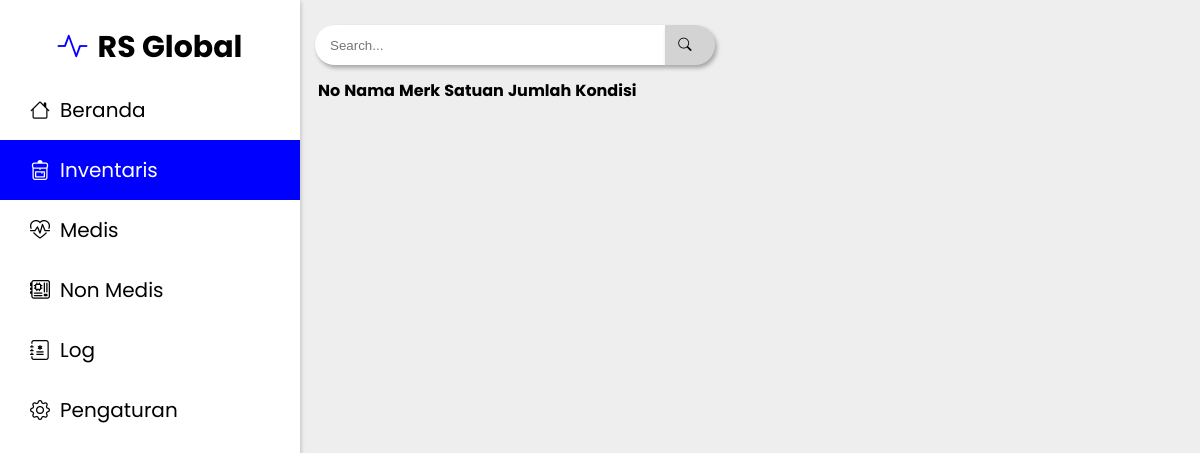
Before: /inventaris.php with the older database file.
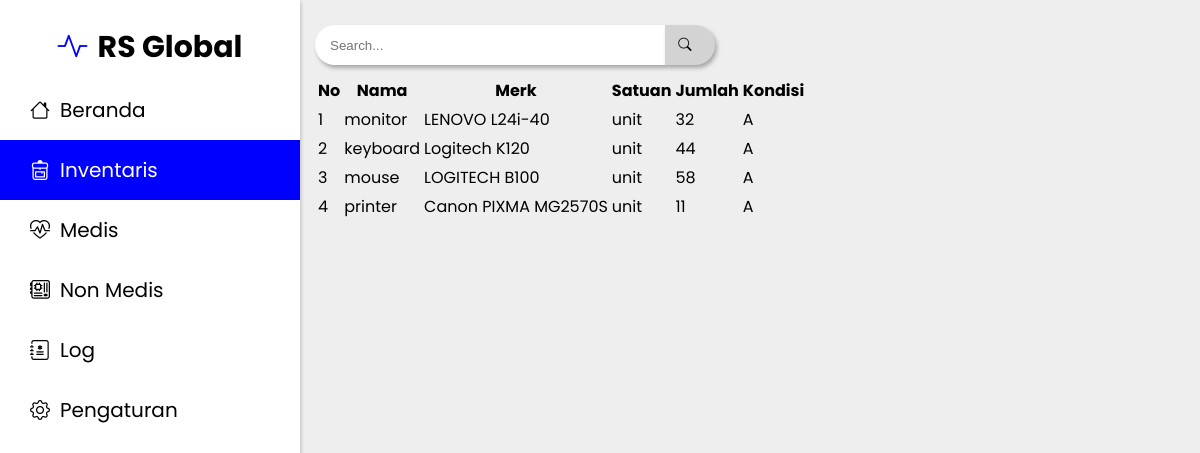
After: the same page with the newer database file.
### tables this page shows
CREATE TABLE `barang_nonmedis` (
  `no` int(11) NOT NULL,
  `nama` varchar(50) NOT NULL,
  `merk` varchar(50) NOT NULL,
  `satuan` varchar(50) NOT NULL,
  `jumlah` int(11) NOT NULL,
  `kondisi` char(3) NOT NULL
);

### inventaris.php (the view, shortened to what this page needs)
<?php
    include_once("koneksi.php");
    $query = mysqli_query($koneksi, "SELECT * FROM barang_nonmedis");
?>
<!DOCTYPE html>
<html lang="en">
<head>
    <link rel="stylesheet" href="style.css">
    <link rel="stylesheet" href="https://cdn.jsdelivr.net/npm/bootstrap-icons@1.11.1/font/bootstrap-icons.css">
</head>
<body>
    <div class="sidebar">
        <div class="container">
            <span class="logo"><h2><i class="bi bi-activity"></i>RS Global</h2></span>
            <div class="nav">
                <a href="index.php"><i class="bi bi-house"></i> Beranda</a>
                <a href="inventaris.php" style="background-color: blue; color:white;"><i class="bi bi-backpack4"></i> Inventaris</a>
                <a href="medis.php"><i class="bi bi-heart-pulse"></i> Medis</a>
                <a href="nonmedis.php"><i class="bi bi-motherboard"></i> Non Medis</a>
                <a href="log.php"><i class="bi bi-journal-medical"></i> Log</a>
                <a href="pengaturan.php"><i class="bi bi-gear"></i> Pengaturan</a>
            </div>
        </div>
    </div>
    <div class="content">
        <div class="container">
            <form>
                <input type="text" name="search" placeholder="Search...">
                <button type="submit">
                    <i class="bi bi-search"></i>
                </button>
            </form>
            <table>
                <tr>
                    <th>No</th>
                    <th>Nama</th>
                    <th>Merk</th>
                    <th>Satuan</th>
                    <th>Jumlah</th>
                    <th>Kondisi</th>
                </tr>
            <?php
                while($data = mysqli_fetch_array($query)){
                    echo "<tr>";
                    echo "<td>".$data['no']."</td>";
                    echo "<td>".$data['nama']."</td>";
                    echo "<td>".$data['merk']."</td>";
                    echo "<td>".$data['satuan']."</td>";
                    echo "<td>".$data['jumlah']."</td>";
                    echo "<td>".$data['kondisi']."</td>";
                    echo "</tr>";
                }
            ?>
            </table>
        </div>
    </div>
</body>
</html>

### style.css (style rules this page uses)
* { box-sizing: border-box; }
body { font-family: "Poppins", sans-serif; width: 100%; height: 100vh; margin: 0; padding: 0; background-color: #eee; }
.container { margin: 7px; padding: 8px; }
.sidebar { display: flex; justify-content: center; width: 300px; background-color: white; height: 100%; position: fixed; }
span.logo { display: flex; justify-content: center; }
span.logo h2 { margin: 10px 0; }
span.logo i { color: blue; }
.sidebar { font-size: 20px; margin: 0; padding: 0; box-shadow: 1px 2px 4px rgba(0, 0, 0, 0.2); }
.sidebar .nav { display: flex; flex-direction: column; width: 100%; }
.sidebar .nav a { width: 300px; height: 60px; text-decoration: none; color: black; align-items: center; padding: 30px; display: flex; }
i { margin-right: 10px; }
.content { position: fixed; width: 100%; margin-left: 300px; }
.content form { margin: 10px 0; display: flex; align-items: center; }
.content form input[type="text"] { padding: 15px; height: 40px; width: 350px; border: none; box-shadow: 2px 3px 4px rgba(0, 0, 0, 0.3); border-radius: 50px 0 0 50px; outline: none; }
.content form button { height: 40px; width: 50px; text-align: center; cursor: pointer; border: none; box-shadow: 2px 3px 4px rgba(0, 0, 0, 0.3); border-radius: 0 50px 50px 0; color: black; background-color: lightgrey; }

Changed rows visible on the page:
added barang_nonmedis: no "1", nama "monitor", merk "LENOVO L24i-40", satuan "unit", jumlah "32", kondisi "A"
added barang_nonmedis: no "2", nama "keyboard", merk "Logitech K120", satuan "unit", jumlah "44", kondisi "A"
added barang_nonmedis: no "3", nama "mouse", merk "LOGITECH B100", satuan "unit", jumlah "58", kondisi "A"
added barang_nonmedis: no "4", nama "printer", merk "Canon PIXMA MG2570S", satuan "unit", jumlah "11", kondisi "A"
